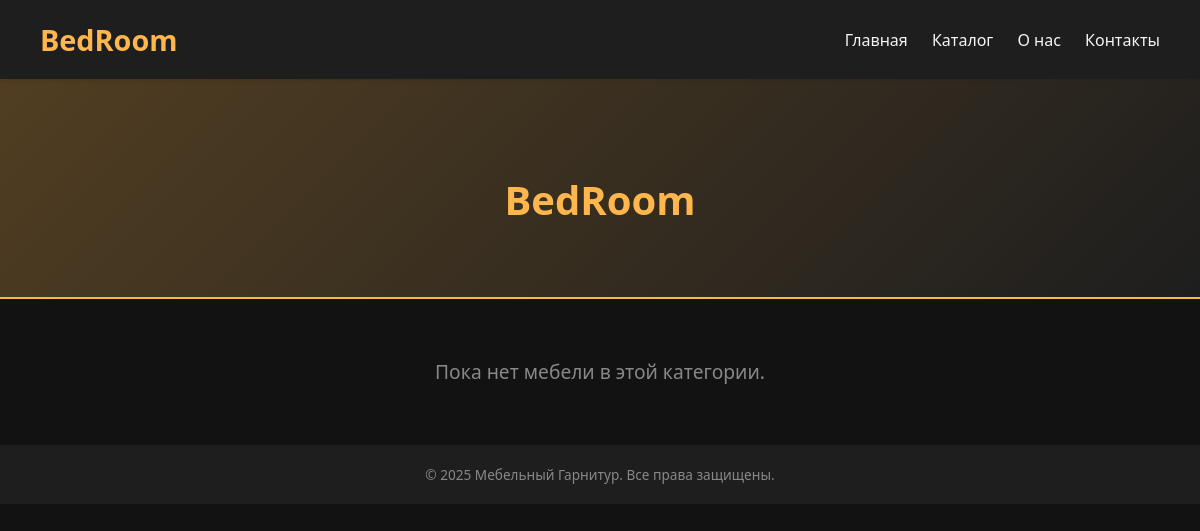
Page /BedRoom/ on the earlier database version.
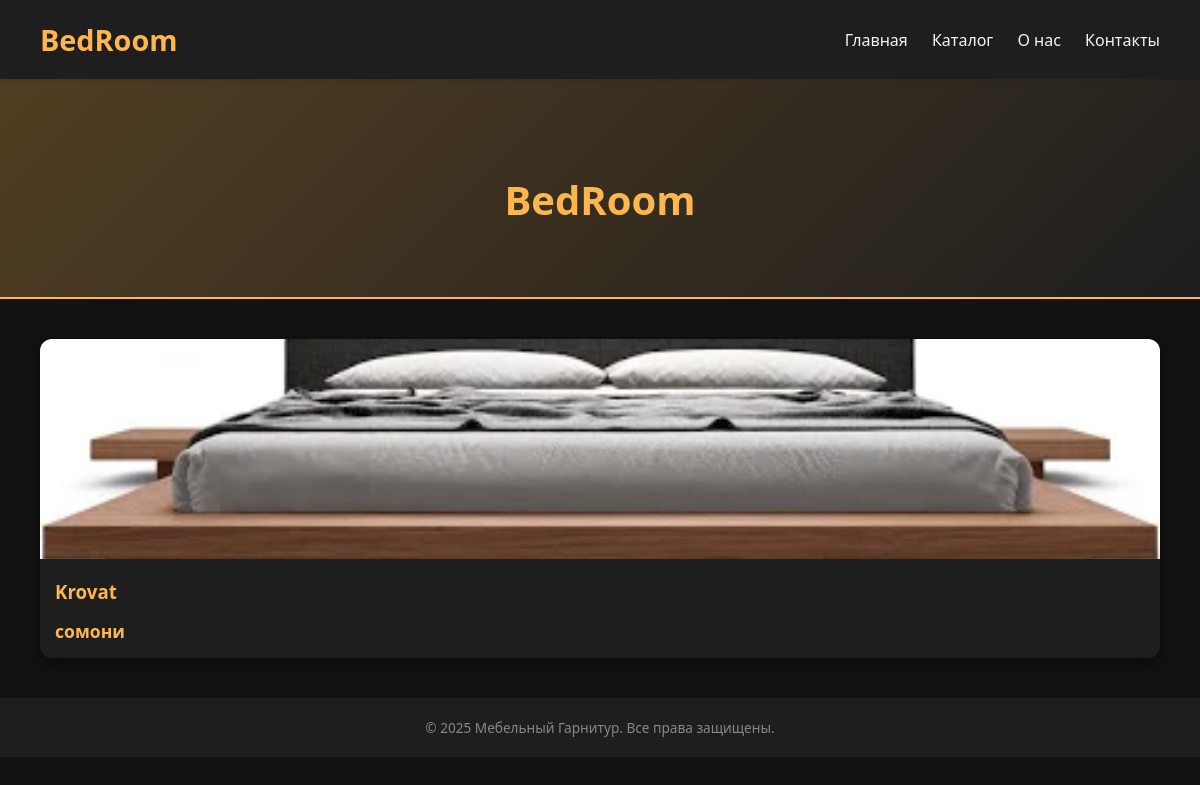
Same page on the later database version.
### packing/models.py (models this page shows, shortened)
class Furniture(models.Model):
    name = models.CharField()
    img = models.ImageField(upload_to='packing')
    Group = models.ForeignKey('Group', on_delete=models.CASCADE, blank=False, null=False)

### packing/views.py (the view)
# urls.py: path('<slug:slug>/', views.group, name='group'),
def group(request, slug):
    group = Group.objects.get(name=slug)
    furnitures = Furniture.objects.filter(Group=group)
    context = {
        'furnitures': furnitures,
        'group': group
    }
    return render(request, 'packing/group.html', context)

### packing/templates/packing/group.html (shortened to what this page needs)
{% load static %}
<!DOCTYPE html>
<html lang="ru">
<head>
  <link rel="stylesheet" href="{% static 'packing/css/group.css' %}">
</head>
<body>
  <header>
    <h1>{{ group.name }}</h1>
    <nav>
      <a href="/">Главная</a>
      <a href="/catalog/">Каталог</a>
      <a href="#">О нас</a>
      <a href="#">Контакты</a>
    </nav>
  </header>
  <section class="group-hero">
    <h2>{{ group.name }}</h2>
  </section>
  <section class="furniture-list">
    {% for furniture in furnitures %}
    <div class="furniture-card">
      <img src="{{ furniture.img.url }}" alt="{{ furniture.name }}">
      <h3>{{ furniture.name }}</h3>
      <span class="price">{{ furniture.price }} сомони</span>
    </div>
    {% empty %}
      <p class="empty">Пока нет мебели в этой категории.</p>
    {% endfor %}
  </section>
  <footer>
    © 2025 Мебельный Гарнитур. Все права защищены.
  </footer>
</body>
</html>

Differences in the rows shown:
added Furniture: img (picture), name "Krovat"
Other differences:
text no longer shown: "Пока нет мебели в этой категории."
